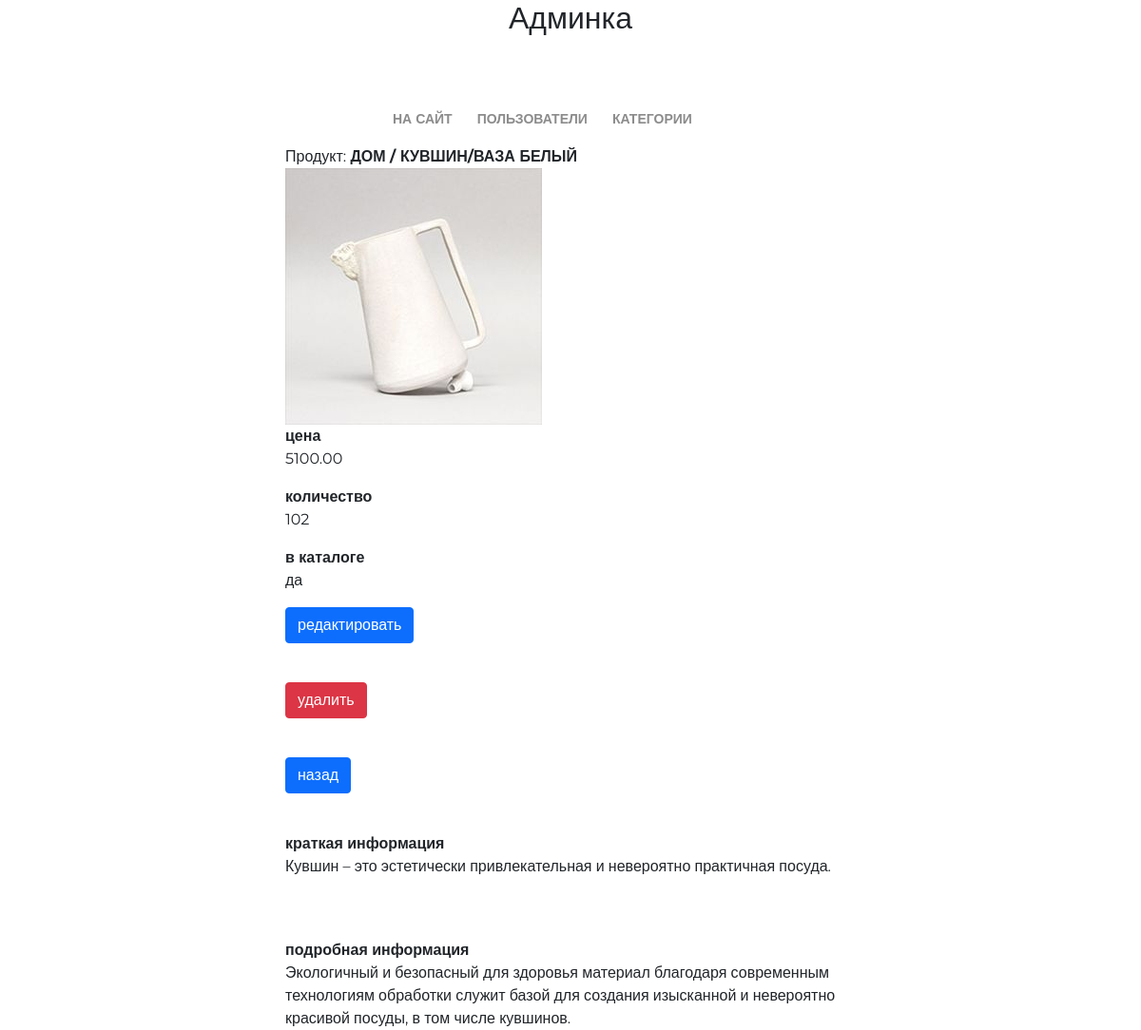
Screenshot of /my/admin/product/27/ (signed in) with the database file from the repository.
### mainapp/models.py (models this page shows, shortened)
class Product(models.Model):
    category = models.ForeignKey(ProductCategory, on_delete=models.CASCADE,)
    name = models.CharField('имя', max_length=128,)
    image = models.ImageField(upload_to='product_img', blank=True,)
    short_desc = models.CharField(
        'краткое описание',
        max_length=256,
        blank=True,
    )
    description = models.CharField(
        'описание',
        max_length=500,
        blank=True,
    )
    price = models.DecimalField(
        'цена продукта',
        max_digits=8,
        decimal_places=2,
        default=0,
    )
    quantity = models.PositiveIntegerField('количество товара на складе', default=0,)
    is_active = models.BooleanField('активность', default=True)
    class Meta:
        verbose_name = 'продукт'
        verbose_name_plural = 'продукты'
        ordering = ['price']

class ProductCategory(models.Model):
    name = models.CharField(
        'имя',
        max_length=64,
        unique=True,
    )
    description = models.TextField(
        'описание',
        blank=True,
    )
    created = models.DateTimeField(auto_now_add=True)
    updated = models.DateTimeField(auto_now=True)
    is_active = models.BooleanField('активность', default=True)
    class Meta:
        verbose_name = 'категория продукта'
        verbose_name_plural = 'категории продукта'
        ordering = ['name']

### adminapp/views.py (the view)
# urls.py: path('product/<int:pk>/', adminapp.ProductDetail.as_view(), name='product_view'),
class ProductDetail(SuperUserOnlyMixin, PageTitleMixin, DetailView):
    model = Product
    page_title = 'админка/продукты'

### adminapp/views.py (called while the page is built)
    @method_decorator(user_passes_test(lambda user: user.is_superuser))
    def dispatch(self, request, *args, **kwargs):
        return super().dispatch(request, *args, **kwargs)

    def get_context_data(self, **kwargs):
        context = super().get_context_data(**kwargs)
        context[self.page_title_key] = self.page_title
        return context

### mainapp/context_processors.py (called while the page is built)
def categories(request):
    return {
        'categories': ProductCategory.objects.all()
    }

### adminapp/templates/mainapp/product_detail.html
{% extends 'adminapp/base.html' %}
{% load static %}
{% block container %}
  <div class="product_read mx-auto col-6">
    <div class="product_name">
      Продукт: <strong>{{ object.category.name|upper }} / {{ object.name|upper }}</strong>
    </div>
    <img src="/media/{{ object.image|default:'product_img/default.jpg' }}" alt="{{ object.name }}">
    <div class="summary">
       <b>цена</b>
       <p>{{ object.price }}</p>
       <b>количество</b>
       <p>{{ object.quantity }}</p>
       <b>в каталоге</b>
       <p>{% if object.is_active %}да{% else %}нет{% endif %}</p>
       <p>
           <a href="" class="btn btn-primary">
        редактировать</a>
       </p>
        <p>
            <a href="" class="btn btn-danger">
        удалить</a>
       </p>
       <p>
            <a href="{% url 'my_admin:category_products' object.category_id %}" class="btn btn-primary">
        назад</a>
       </p>
     </div>
      <div class="product_desc">
          <b>краткая информация</b>
          <p>{{ object.short_desc }}</p>
          <br><br>
          <b>подробная информация</b>
          <p>{{ object.description }}</p>
      </div>
  </div>
{% endblock %}

### geekshop/static/style.css (style rules this page uses)
* { margin: 0; padding: 0; }
body { font-family: 'Montserrat', sans-serif; }
html, body { height: 100%; }
.btn { margin-bottom: 25px; }

### rows the page displays
Product: category.name "ДОМ", name "КУВШИН/ВАЗА БЕЛЫЙ", image (picture), price "5100.00", quantity "102", short_desc "Кувшин – это эстетически привлекательная и невероятно практичная посуда.", description "Экологичный и безопасный для здоровья материал благодаря современным технологиям обработки служит базой для создания изысканной и невероятно красивой посуды, в том числе кувшинов."
